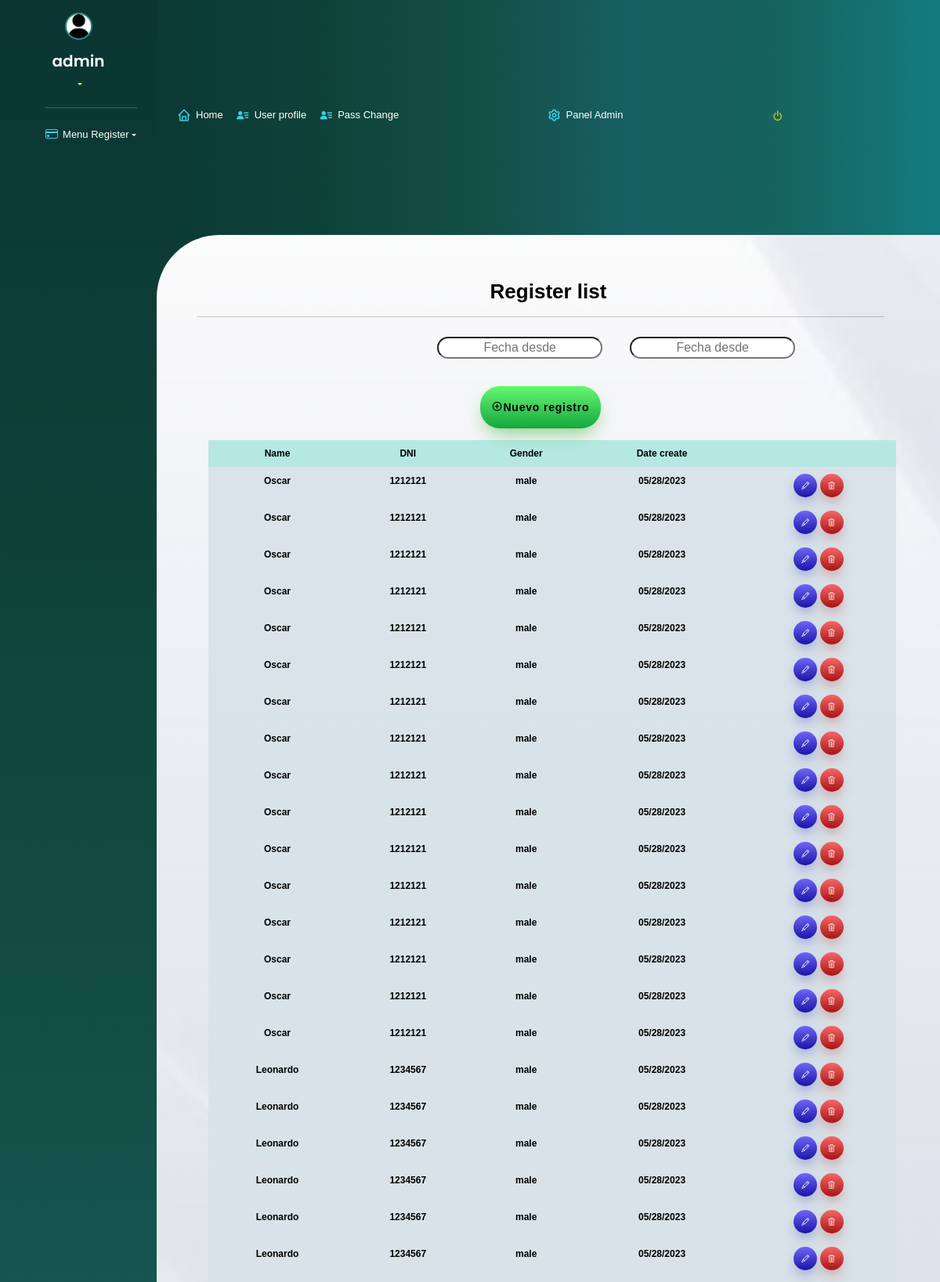
/client_list/ (signed in, upper part), run on the app's committed database.
### DB/models.py (models this page shows, shortened)
class Users(AbstractUser):
    email = models.EmailField(unique=True)
    address = models.CharField(max_length=50, blank=True, null=True)
    number_address = models.PositiveIntegerField(blank=True, null=True)
    country = CountryField(max_length=50, blank=True, null=True)
    phone_number = models.PositiveIntegerField(blank=True, null=True)
    dni = models.PositiveIntegerField(blank=True, null=True)
    image_user = models.ImageField(upload_to='user/', null=True, blank=True)
    class Meta:
        verbose_name = "Usuario"
        verbose_name_plural = "Usuarios"

class Client(models.Model):
    user_create = models.ForeignKey(
        settings.AUTH_USER_MODEL, on_delete=models.CASCADE, related_name="user_create_person", null=True, blank=True)
    date_create = models.DateField(
        auto_now_add=True, null=True, blank=True)
    user_update = models.ForeignKey(
        settings.AUTH_USER_MODEL, on_delete=models.CASCADE, related_name='user_update_person', null=True, blank=True)
    date_update = models.DateField(auto_now=True, null=True, blank=True)
    name = models.CharField(max_length=20)
    dni = models.PositiveIntegerField()
    gender = models.CharField(max_length=10, choices=gender)
    country = CountryField()
    sales = models.PositiveIntegerField()
    payment_type = models.CharField(max_length=20, choices=payment)
    class Meta:
        verbose_name = "Client"
        verbose_name_plural = "Clients"
        ordering = ["dni"]

### User_create/views.py (the view, shortened to what this page needs)
# urls.py: path('client_list/', ClientList.as_view(), name='client_list'),
class ClientList(LoginRequiredMixin,ListView):
    model = Client
    template_name = "client_list.html"
    @method_decorator(csrf_exempt)
    def dispatch(self, request, *args, **kwargs):
        return super().dispatch(request, *args, **kwargs)
    def get_context_data(self, **kwargs):
        context = super().get_context_data(**kwargs)
        context['filter'] = Client.objects.all()
        context['formAdd'] = ClientForm()
        context['formEdit'] = ClientForm()
        context['title'] = "Register list"
        return context

### User_create/forms.py (shortened to what this page needs)
class ClientForm(forms.ModelForm):
    def __init__(self, *args, **kwargs):
        super(ClientForm, self).__init__(*args, **kwargs)
        self.fields["gender"].choices = [("", "Gender")]+list(self.fields["gender"].choices)[1:]
        for form in self.visible_fields():
            form.field.widget.attrs['class'] = 'form-control text-center'
    class Meta:
        model = Client
        fields = (
            "name",
            "dni",
            "gender",
        )
        widgets = {
            "name": forms.TextInput(
                attrs={
                    "placeholder": "Name",
                    "autofocus": "True",
                    "type": "text",
                }
            ),
            "dni": forms.NumberInput(
                attrs={
                    "placeholder": "DNI",
                    "type": "number",
                }
            ),
            "gender": forms.Select(
                attrs={
                    "placeholder": "Apellido",
                    "type": "text",
                }
            ),
        }
        exclude = [
            "user_create",
            "user_update",
        ]

### templates/View/client_list.html (shortened to what this page needs)
{% extends 'list.html' %}
{% load static %}
{% block nuevoregistro %}
<div class="nuevo-registro">
    <button class="button-confirm btnAdd"><a type="button"><i class="bx bx-plus-circle"></i>Nuevo registro</a></button>
</div>
{% endblock %}
{% block columns %}
<tr id="tabla-titulo">
    <th scope="col">Name</th>
    <th scope="col">DNI</th>
    <th scope="col">Gender</th>
    <th scope="col">Date create</th>
    <th scope="col"></th>
</tr>
{% endblock %}
{% block rows %}
{% for n in filter %}
<tr id="tabla-datos">
    <td>{{ n.name}}</td>
    <td>{{ n.dni }}</td>
    <td>{{ n.gender }}</td>
    <td>{{ n.date_create| date:"m/d/Y"}}</td>
    <td>
        <button class="button-edit-list btnEdit"><a type="button"><i class="bi bi-pencil"></i></a></button>
        <button class="button-cancel-list btnDel"><a type="button"><i class="bi bi-trash3"></i></a></button>
    </td>
</tr>
{% endfor %}
{% endblock %}

### templates/Base/list.html (shortened to what this page needs)
{% extends 'body.html' %}
{% load static %}
{% block content %}
<div class="list card-default">
    <div class="card-header">
        <h3 class="list-title">{{title}}</h3>
    </div>
    <div class="card-body-list">
    {% block extra %}
    <hr>
    <div class="date-ranger">
        <table border="0" cellspacing="5" cellpadding="5">
            <tbody>
                <tr class="date-inicial">
                    <td><input type="text" id="min" name="min" placeholder="Fecha desde"></td>
                </tr>
                <tr class="date-final">
                    <td><input type="text" id="max" name="max" placeholder="Fecha desde"></td>
                </tr>
            </tbody>
        </table>
    </div>
    {% endblock %}
    {% block nuevoregistro %}{% endblock %}
        <table class="table list-body" id="tabla">
            <thead>
                {% block columns %}
                {% endblock %}
            </thead>
            <tbody id="tabla-datos">
                {% block rows %}
                {% endblock %}
            </tbody>
        </table>
    </div>
</div>
{% endblock %}

### templates/Base/body.html (shortened to what this page needs)
{% extends 'home.html' %}
{% block body %}
<html>
<body class="body-container">
    {% if user.is_authenticated and request.session.group.name == "Admin" %}
    {% include 'menu_hz_admin.html' %}
    {% elif user.is_authenticated and request.session.group.name == "Cliente" or request.session.group.name == None  %}
    {% include 'menu_hz.html' %}
    {% endif %}
    <div id="mheader">
        <div class="d-flex flex-column">
            {% include 'menu_profile.html' %}
            {% include 'menu_sesion.html' %}
            {% if user.is_authenticated and request.session.group.name == "Admin" %}
            {% include 'menu_vert_admin.html' %}
            {% elif user.is_authenticated and request.session.group.name == "Cliente" or request.session.group.name == None %}
            {% include 'menu_vert.html' %}
            {% endif %}
        </div>
    </div>
    <div id="hero" class="d-flex flex-column justify-content-center align-items-center">
        <main>
            {% block content %}
            {% endblock %}
        </main>
    </div>
</body>
</html>
{% endblock %}

### templates/Base/home.html (shortened to what this page needs)
{% load static %}
<!DOCTYPE html>
<html lang="es">
<head>
    <link rel="stylesheet" href="https://cdn.jsdelivr.net/npm/bootstrap-icons@1.10.3/font/bootstrap-icons.css">
    <link href="{% static 'assets/dist/css/bootstrap.min.css' %}" rel="stylesheet">
    <link href='https://unpkg.com/boxicons@2.1.4/css/boxicons.min.css' rel='stylesheet'>
    <link href="{% static 'css/body.css' %}" rel="stylesheet">
    <link href="{% static 'css/list.css' %}" rel="stylesheet">
    <link href="{% static 'css/button.css' %}" rel="stylesheet">
    <link href="{% static 'lib/jquery-confirm/jquery-confirm.min.css' %}" rel="stylesheet">
    <link rel="stylesheet" href="{% static 'lib/DataTables/css/datatables.css'%}">
</head>
{% block body %}
{% endblock %}
</html>

### templates/Base/menu_hz.html (shortened to what this page needs)
<nav class="main-header navbar navbar-expand-md navbar-light navbar-white" id="mnavbar">
    <div class="container">
        <div class="nav-hz-iz collapse navbar-collapse order-3" id="nav-hz">
            <ul class="navbar-nav">
                <li class="nav-item">
                    <a href="{% url 'home' %}" class="nav-link"><i class="bx bx-home"></i> Home</a>
                </li>
                <li class="nav-item">
                    <a href="{% url 'user_edit' user.id %}" class="nav-link"><i class="bx bxs-user-detail"></i> User profile</a>
                </li>
                <li class="nav-item">
                    <a href="{% url 'password_edit' user.id %}" class="nav-link"><i class="bx bxs-user-detail"></i> Pass Change</a>
                </li>
            </ul>
        </div>
        <div class="nav-hz-dr collapse navbar-collapse order-3" id="nav-hz">
            <ul class="navbar-nav">
                <li class="nav-item">
                    <a href="{% url 'admin:index' %}" class="nav-link"><i class="bx bx-cog"></i> Panel Admin </a>
                </li>
            </ul>
        </div>
        <div class="nav-hz-end collapse navbar-collapse order-3" id="nav-hz">
            <ul class="order-1 order-md-3 navbar-nav navbar-no-expand ml-auto">
                <li class="nav-item">
                    <a class="nav-link" href="{% url 'logout' %}">
                        <i class="bx bx-power-off" aria-hidden="true" style="color: rgb(214, 200, 5)"></i>
                    </a>
                </li>
            </ul>
        </div>
    </div>
</nav>

### templates/Base/menu_profile.html
{% load static %}
<div class="profile">
    <img src="{% static 'img/generic-user.png' %}" alt="" class="img-fluid rounded-circle"
        style="background-color: white">
    <h1 class="text-light"><a href="#">{{ request.user.username}}</a></h1>
</div>

### templates/Base/menu_sesion.html (shortened to what this page needs)
<div class="nav-menu session">
    <ul class="navbar-nav">
        <li class="nav-item dropdown">
            <a class="btn btn-toggle dropdown-toggle collapsed" data-bs-toggle="collapse" data-bs-target="#sesion"
                data-toggle="dropdown" aria-expanded="true" aria-haspopup="true"
                style="color: rgb(246, 250, 32);"></a>
        </li>
    </ul>
</div>

### templates/Base/menu_vert.html (shortened to what this page needs)
<nav class="nav-menu">
    <ul class="">
        <hr id="hr-menu">
        <a class="btn btn-toggle dropdown-toggle collapsed" data-bs-toggle="collapse" data-bs-target="#menu-vert"
            data-toggle="dropdown" aria-expanded="true" aria-haspopup="true"><i
                class="bi bi-credit-card"></i><span>Menu Register</span>
        </a>
    </ul>
</nav>

### templates/Base/footer.html (shortened to what this page needs)
{% load static %}

### static/css/body.css (style rules this page uses)
* { box-sizing: border-box; margin: 0; padding: 0; }
html { height: 100%; }
body { font-family: "Public Sans", sans-serif; font-size: 1.2rem; min-height: 100%; background: linear-gradient(180deg, #0a3532 0%, #0e4239 20%, #134e44 40%, #175f62 60%, #15645f 80%, #147b7f 100%, #198d85 100%, #fff 100%); }
main { height: 88vh; height: -webkit-fill-available; width: 95%; max-height: 88vh; overflow-x: auto; overflow-y: scroll; }
.body-container>* { padding: 6px; text-align: center; font-size: 16px; }
#mnavbar { grid-area: navbar; background: linear-gradient(90deg, #0a3532 -9%, #0e4239 20%, #134e44 40%, #175f62 60%, #15645f 80%, #147b7f 100%, #198d85 100%, #fff 100%); }
.nav-hz-iz>ul>li { float: right; position: flex; white-space: nowrap; }
.nav-hz-iz a, .nav-hz-iz a:focus { display: flex; align-items: center; color: #ffffff; padding: 6px 0px; margin-bottom: 6px; transition: 0.3s; font-size: 13px; }
.nav-hz-iz a i, .nav-hz-iz a:focus i { font-size: 18px; padding-right: 6px; color: #40cee7; }
.nav-hz-dr>ul>li { position: relative; white-space: nowrap; }
.nav-hz-dr a, .nav-hz-dr a:focus { display: flex; align-items: center; color: #ffffff; padding: 6px 0px; margin-bottom: 6px; transition: 0.3s; font-size: 13px; }
.nav-hz-dr a i, .nav-hz-dr a:focus i { font-size: 18px; padding-right: 6px; color: #40cee7; }
#hero { grid-area: main; background: linear-gradient(rgba(249, 250, 252, 0.3), rgba(210, 214, 223, 0.5)), url("../img/fondo.jpg"); background-size: cover; background-repeat: no-repeat; background-position: center; background-attachment: fixed; overflow: hidden; width: 100%; height: 90.8vh; border-radius: 80px 0px 0px 0px; overflow-y: scroll; }
#hero:before { content: ""; background: rgba(236, 238, 240, 0.5); position: absolute; bottom: 0; top: 1; left: 0; right: 0; z-index: 1; }
#mheader { grid-area: sidebar; background: linear-gradient(180deg, #0a3532 0%, #0e4239 20%, #134e44 40%, #175f62 60%, #15645f 80%, #147b7f 100%, #198d85 100%, #fff 100%); border-radius: 0px 0px 35px 35px; width: 200px; height: 105%; list-style: none; background-attachment: fixed; overflow-y: scroll; overflow-x: scroll; }
#hr-menu { color: yellow; }
#mheader .profile img { margin: 10px auto; display: flex; width: 35px; border: 2px solid #2A8587; list-style: none; }
#mheader .profile h1 { font-size: 20px; margin: 5px; padding: 5px; font-weight: 600; -moz-text-align-last: center; text-align-last: center; font-family: "Poppins", sans-serif; list-style: none; }
#mheader .profile h1 a, #mheader .profile h1 a:hover { color: #fff; text-decoration: none; list-style: none; }
.nav-menu>ul>a { position: relative; white-space: nowrap; list-style: none; border-radius: 10px; }
.nav-menu a, .nav-menu a:focus { display: flex; align-items: center; color: #ffffff; padding: 5px 0px; margin-bottom: 6px; transition: 0.4s; font-size: 13px; list-style: none; }
.nav-menu a i, .nav-menu a:focus i { font-size: 16px; padding-right: 6px; color: #40cee7; list-style: none; }
.nav-menu { display: flex; justify-content: space-around; align-items: left; overflow-y: scroll; overflow-x: scroll; overflow: hidden; }
.collapse a { text-decoration: none; list-style: none; padding: 1px; }
.body-container { display: grid; grid-template-areas: "navbar" "main" "sidebar" "footer"; }
@media (min-width: 900px) { .body-container { grid-template: "sidebar navbar" 9vh "sidebar main" 82vh "footer main" 9vh / 200px auto; } }
.nav-item>a { color: #ffffff; }

### static/css/list.css (style rules this page uses)
.list-title { font-size: 26px; color: black; font-weight: bold; margin-top: 10px; }
.list-body { margin-top: 10px; margin-bottom: 10px; margin-left: 15px; margin-right: 15px; font-size: 14px; color: black; font-weight: bold; border-radius: 5px; background-color: rgb(203, 221, 221, 0.8); }
.card-body-list { padding-right: 20px; margin-top: 10px; margin-bottom: 10px; margin-left: 20px; margin-right: 20px; }
#tabla-datos { font-size: 12px; background-color: rgba(220, 228, 235, 0.5); }
#tabla-titulo { font-size: 12px; background-color: rgba(175, 234, 228, 0.8); vertical-align: middle; }
.date-ranger { margin-left: 35%; margin-top: 25px; margin-bottom: 30px; }
.date-ranger>table>tbody { display: flex; gap: 35px; }
#min { border-radius: 25px; text-align: center; }
#max { border-radius: 25px; text-align: center; }

### data on the page
Users: user.username "admin"
Client: name "Oscar", dni "1212121", gender "male", date_create "05/28/2023"
Client: name "Oscar", dni "1212121", gender "male", date_create "05/28/2023"
Client: name "Oscar", dni "1212121", gender "male", date_create "05/28/2023"
Client: name "Oscar", dni "1212121", gender "male", date_create "05/28/2023"
Client: name "Oscar", dni "1212121", gender "male", date_create "05/28/2023"
Client: name "Oscar", dni "1212121", gender "male", date_create "05/28/2023"
Client: name "Oscar", dni "1212121", gender "male", date_create "05/28/2023"
Client: name "Oscar", dni "1212121", gender "male", date_create "05/28/2023"
Client: name "Oscar", dni "1212121", gender "male", date_create "05/28/2023"
Client: name "Oscar", dni "1212121", gender "male", date_create "05/28/2023"
Client: name "Oscar", dni "1212121", gender "male", date_create "05/28/2023"
Client: name "Oscar", dni "1212121", gender "male", date_create "05/28/2023"
Client: name "Oscar", dni "1212121", gender "male", date_create "05/28/2023"
Client: name "Oscar", dni "1212121", gender "male", date_create "05/28/2023"
Client: name "Oscar", dni "1212121", gender "male", date_create "05/28/2023"
Client: name "Oscar", dni "1212121", gender "male", date_create "05/28/2023"
Client: name "Leonardo", dni "1234567", gender "male", date_create "05/28/2023"
Client: name "Leonardo", dni "1234567", gender "male", date_create "05/28/2023"
Client: name "Leonardo", dni "1234567", gender "male", date_create "05/28/2023"
Client: name "Leonardo", dni "1234567", gender "male", date_create "05/28/2023"
Client: name "Leonardo", dni "1234567", gender "male", date_create "05/28/2023"
Client: name "Leonardo", dni "1234567", gender "male", date_create "05/28/2023"

### other printed values
{{ title }} "Register list"
